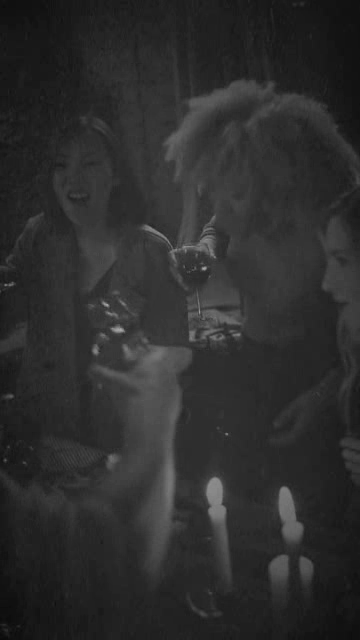
#> input picture frame 26 of Vintage-Cam-Video/video-output/dark-vintage.mp4, 360 x 640 px, given in place of video-4.mp4, which was not available
$ python 'Dark vintage.py'
#> lines starting #> are read from the running program, lines starting #| are printed output that depends on the picture; pictures that were not available may be replaced by others from this repository, and a replacement may not be noted
#> further down, frame is the input picture: shape (640, 360, 3); min 10, max 168, mean 45.2
import cv2
import numpy as np

def dark_vintage (frame):
    # apply dark vintage filter
    # Gaussian filter
    rows, cols = frame.shape[:2]
#> rows = 640; cols = 360
    kernel_x = cv2.getGaussianKernel(cols, 200)
    kernel_y = cv2.getGaussianKernel(rows, 200)
    kernel = kernel_y * kernel_x.T
    filter = 255 * kernel / np.linalg.norm(kernel)
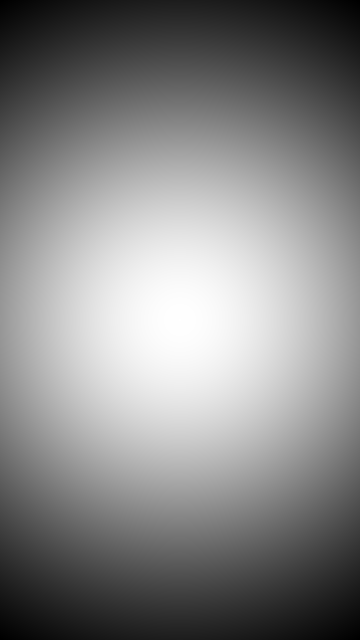
#> kernel: shape (640, 360) float64; min 1.32e-06, max 7.07e-06, mean 4.34e-06; drawn with min black and max white
    vintage_im = np.copy(frame)
    # for each channel in the input image, we will apply the above filter
    for i in range(3):
        vintage_im[:, :, i] = vintage_im[:, :, i] * filter
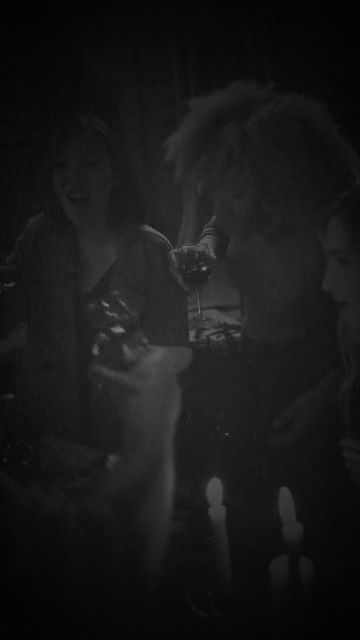
#> vintage_im: shape (640, 360, 3); min 1, max 130, mean 23.9

    # add texture
    mask = cv2.imread('Texture/blu-texture.jpg')
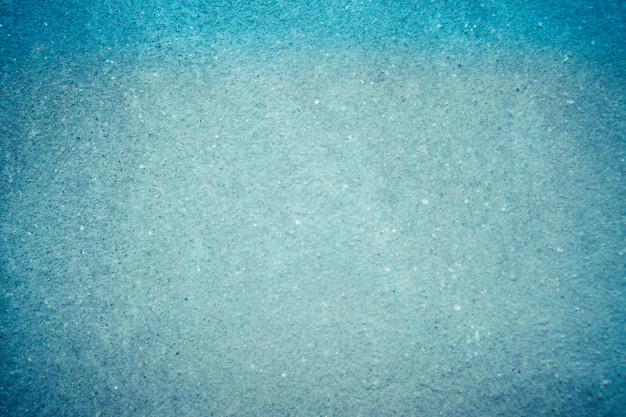
#> input picture Vinatge-Cam-Foto/Texture/blu-texture.jpg, 626 x 417 px, found by its file name
#> mask is the input picture: shape (417, 626, 3); mean B, G, R 181.1, 171.3, 108
    mask_resized = cv2.resize(mask, (vintage_im.shape[1], vintage_im.shape[0]))
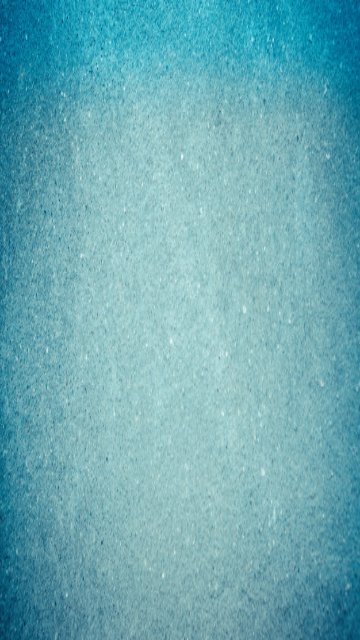
#> mask_resized: shape (640, 360, 3); mean B, G, R 181, 171.1, 107.8
    dst = cv2.addWeighted(vintage_im, 0.7, mask_resized, 0.2, 0)
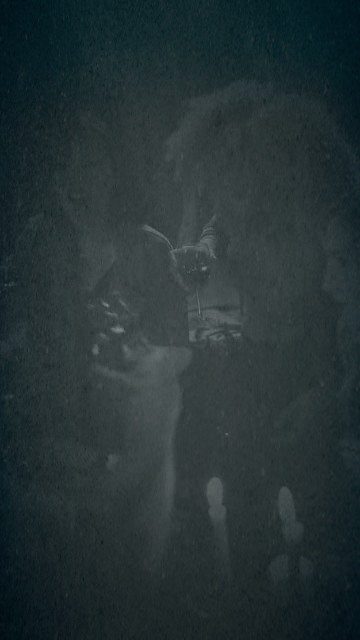
#> dst: shape (640, 360, 3); mean B, G, R 53, 51, 38.3

    # covert to gray
    gray_im = cv2.cvtColor(dst, cv2.COLOR_BGR2GRAY)

    return gray_im

# lettura video
cap = cv2.VideoCapture('video-input/video-4.mp4',0)
width_frame = int(cap.get(cv2.CAP_PROP_FRAME_WIDTH))
height_frame = int(cap.get(cv2.CAP_PROP_FRAME_HEIGHT))
size = (width_frame,height_frame)
# Define the codec and create VideoWriter object
fourcc = cv2.VideoWriter_fourcc(*'m', 'p', '4', 'v')
out = cv2.VideoWriter('video-output/dark-vintage.mp4', fourcc, 20.0, size,0)

while(cap.isOpened()):
    ret, frame = cap.read()
    if ret == True:
    # applica filtro
        frame = dark_vintage(frame)
        cv2.imshow('Dark vintage', frame)
        out.write(frame)
        if cv2.waitKey(25) & 0xFF == ord('q'):
#> (key q is pressed here)
            break
    else:
        break


cap.release()
out.release()
cv2.waitKey(0)
cv2.destroyAllWindows()

$ run again, starting later in the video
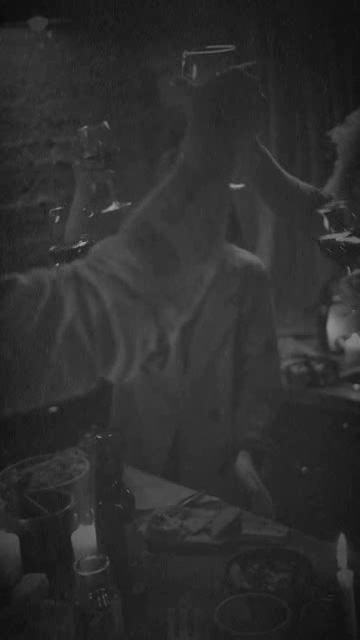
#> input picture frame 121 of Vintage-Cam-Video/video-output/dark-vintage.mp4, 360 x 640 px, given in place of video-4.mp4, which was not available
#> frame is the input picture: shape (640, 360, 3); min 11, max 154, mean 45.9
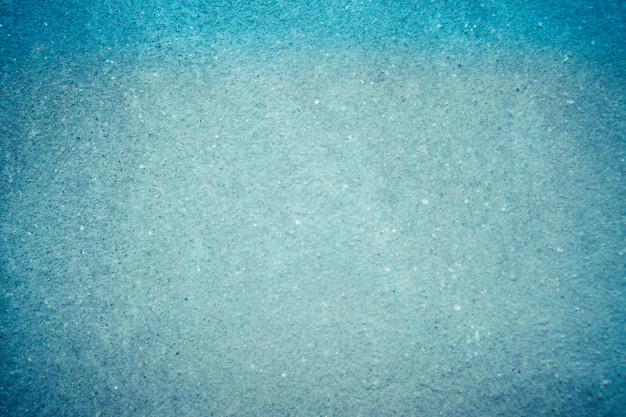
#> input picture Vinatge-Cam-Foto/Texture/blu-texture.jpg, 626 x 417 px, found by its file name
#> in dark_vintage, mask is the input picture: shape (417, 626, 3); mean B, G, R 181.1, 171.3, 108
#> in dark_vintage, `dst = cv2.addWeighted(vintage_im, 0.7, mask_resized, 0.2, 0)`:
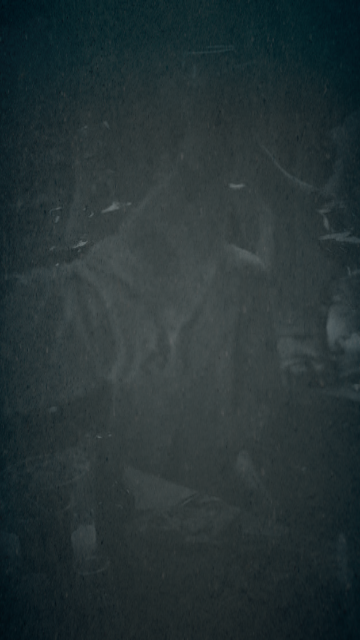
#> dst: shape (640, 360, 3); mean B, G, R 53.1, 51.1, 38.5

$ run again, starting later in the video
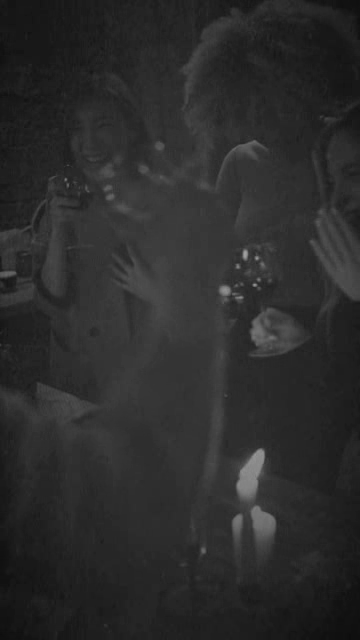
#> input picture frame 215 of Vintage-Cam-Video/video-output/dark-vintage.mp4, 360 x 640 px, given in place of video-4.mp4, which was not available
#> frame is the input picture: shape (640, 360, 3); min 13, max 160, mean 43.8
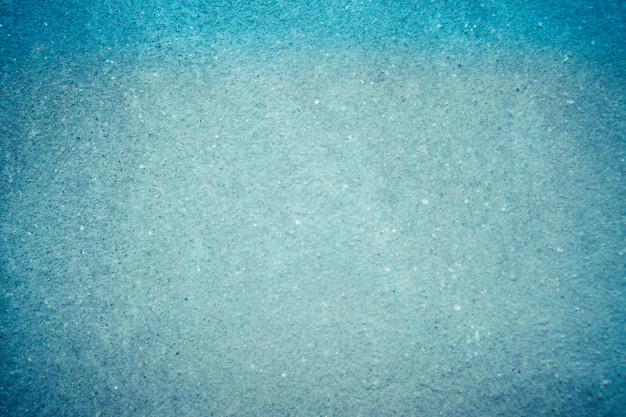
#> input picture Vinatge-Cam-Foto/Texture/blu-texture.jpg, 626 x 417 px, found by its file name
#> in dark_vintage, mask is the input picture: shape (417, 626, 3); mean B, G, R 181.1, 171.3, 108
#> in dark_vintage, `dst = cv2.addWeighted(vintage_im, 0.7, mask_resized, 0.2, 0)`:
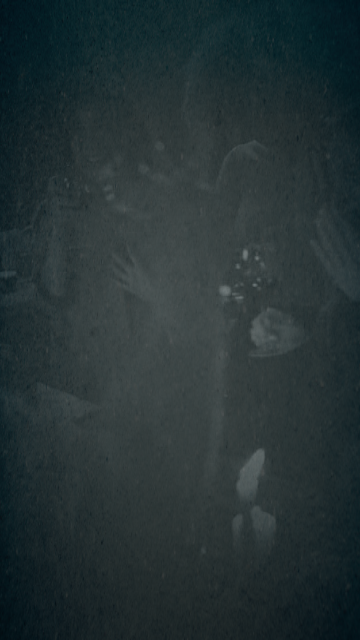
#> dst: shape (640, 360, 3); mean B, G, R 52.3, 50.4, 37.7
